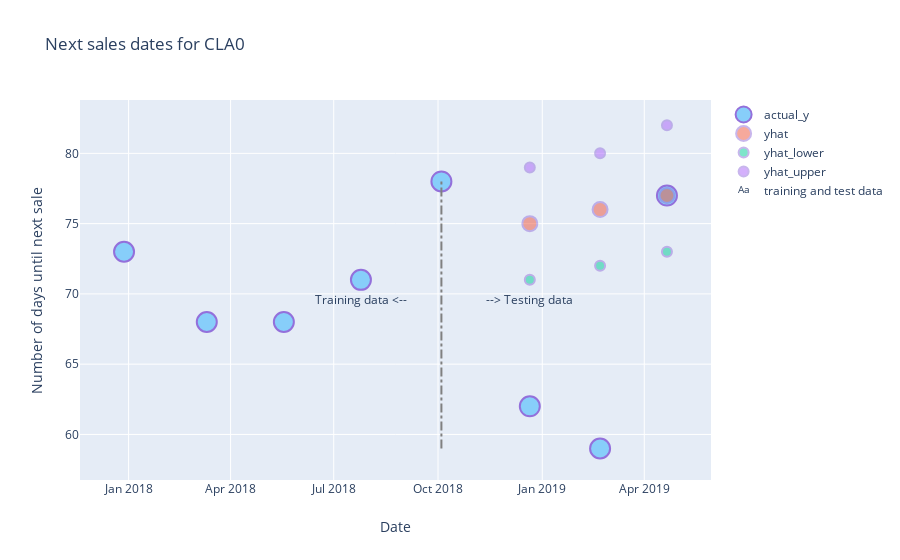

This figure's notebook cell:
### Code cell
fig = go.Figure()

fig.add_trace(go.Scatter(x=next_sale_date_forecast['ds'],
                         y=next_sale_date_forecast['actual_y'],
                          marker=dict(
                                    color='LightSkyBlue',
                                    size=20,
                                    line=dict(
                                        color='MediumPurple',
                                        width=2
                                    )
                                ),
                            mode='markers',
                        name='actual_y'))

fig.add_trace(go.Scatter(x=next_sale_date_forecast['ds'][idx_split-1:],
                         y=next_sale_date_forecast['yhat'][idx_split-1:].astype(int),
                         opacity=0.5,
                         marker=dict(
                                    size=15,
                                    line=dict(
                                        color='MediumPurple',
                                        width=2
                                    )
                                ),
                        mode='markers',
                        name='yhat'))


fig.add_trace(go.Scatter(x=next_sale_date_forecast['ds'][idx_split-1:],
                         y=next_sale_date_forecast['yhat_lower'][idx_split-1:].astype(int),
                         opacity=0.5,
                         marker=dict(
                                    size=10,
                                    line=dict(
                                        color='MediumPurple',
                                        width=2
                                    )
                                ),
                        mode='markers',
                        name='yhat_lower'))

fig.add_trace(go.Scatter(x=next_sale_date_forecast['ds'][idx_split-1:],
                         y=next_sale_date_forecast['yhat_upper'][idx_split-1:].astype(int),
                         opacity=0.5,
                         marker=dict(
                                    size=10,
                                    line=dict(
                                        color='MediumPurple',
                                        width=2
                                    )
                                ),
                        mode='markers',
                        name='yhat_upper'))

fig.update_layout(
    shapes=[
        # Line Vertical
        go.layout.Shape(
            type="line",
            x0=next_sale_date_forecast['ds'][idx_split-2],
            y0=np.min(next_sale_date_forecast['actual_y']),
            x1=next_sale_date_forecast['ds'][idx_split-2],
            y1=np.max(next_sale_date_forecast['actual_y']),
            line=dict(
                color="grey",
                width=2,
                dash="dashdot"
            )
        )
    ]
)

fig.add_trace(go.Scatter(
    x=[next_sale_date_forecast['ds'][idx_split-3],
      next_sale_date_forecast['ds'][idx_split-1]],
    y=[np.mean(next_sale_date_forecast['actual_y']),
               np.mean(next_sale_date_forecast['actual_y'])],
    text=["Training data <--",
          "--> Testing data"],
    mode="text",
    name='training and test data'
))

# Edit the layout
fig.update_layout(title='Next sales dates for CLA0',
                   xaxis_title='Date',
                   yaxis_title='Number of days until next sale')



fig.show()

### Figure 1 — Plotly figure (JSON) as saved in the notebook; plotly's stock layout.template omitted (floating-point values rounded to 4 significant figures)
{"data": [{"marker": {"color": "LightSkyBlue", "line": {"color": "MediumPurple", "width": 2}, "size": 20}, "mode": "markers", "name": "actual_y", "type": "scatter", "x": ["2017-12-28T00:00:00", "2018-03-11T00:00:00", "2018-05-18T00:00:00", "2018-07-25T00:00:00", "2018-10-04T00:00:00", "2018-12-21T00:00:00", "2019-02-21T00:00:00", "2019-04-21T00:00:00"], "y": [73, 68, 68, 71, 78, 62, 59, 77]}, {"marker": {"line": {"color": "MediumPurple", "width": 2}, "size": 15}, "mode": "markers", "name": "yhat", "opacity": 0.5, "type": "scatter", "x": ["2018-12-21T00:00:00", "2019-02-21T00:00:00", "2019-04-21T00:00:00"], "y": [75, 76, 77]}, {"marker": {"line": {"color": "MediumPurple", "width": 2}, "size": 10}, "mode": "markers", "name": "yhat_lower", "opacity": 0.5, "type": "scatter", "x": ["2018-12-21T00:00:00", "2019-02-21T00:00:00", "2019-04-21T00:00:00"], "y": [71, 72, 73]}, {"marker": {"line": {"color": "MediumPurple", "width": 2}, "size": 10}, "mode": "markers", "name": "yhat_upper", "opacity": 0.5, "type": "scatter", "x": ["2018-12-21T00:00:00", "2019-02-21T00:00:00", "2019-04-21T00:00:00"], "y": [79, 80, 82]}, {"mode": "text", "name": "training and test data", "text": ["Training data <--", "--> Testing data"], "type": "scatter", "x": ["2018-07-25T00:00:00", "2018-12-21T00:00:00"], "y": [69.5, 69.5]}], "layout": {"autosize": true, "shapes": [{"line": {"color": "grey", "dash": "dashdot", "width": 2}, "type": "line", "x0": "2018-10-04T00:00:00", "x1": "2018-10-04T00:00:00", "y0": 59, "y1": 78}], "title": {"text": "Next sales dates for CLA0"}, "xaxis": {"autorange": true, "range": ["2017-11-20 08:14:18.3098", "2019-05-28 15:45:41.6902"], "title": {"text": "Date"}, "type": "date"}, "yaxis": {"autorange": true, "range": [56.33, 84.03], "title": {"text": "Number of days until next sale"}, "type": "linear"}}}
